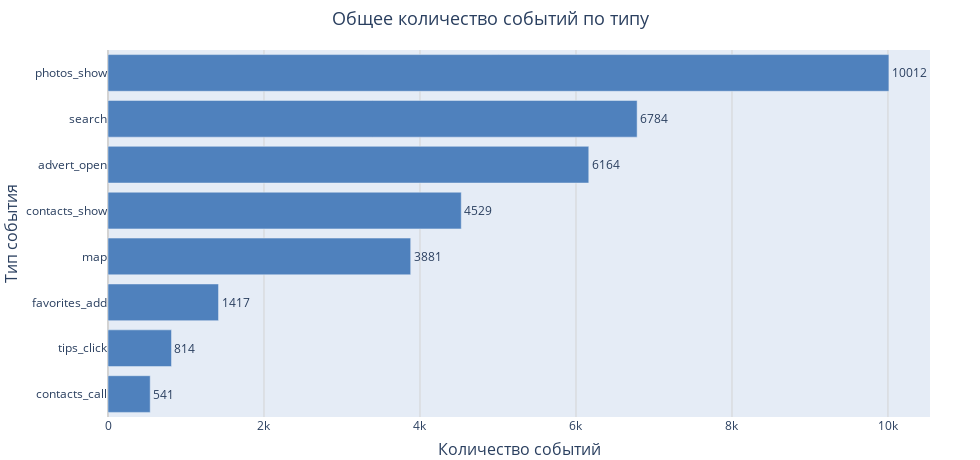

The cell this chart's notebook holds for it:
### Code cell
event_draw = event_draw.drop('tips_show')

bar_drawer(x_data=event_draw['user_id'], y_data=event_draw.index, 
           title='Общее количество событий по типу',
           x_title='Количество событий',
           y_title='Тип события',
           w=980, h=460)

### Figure 1 — Plotly figure (JSON) as saved in the notebook; plotly's stock layout.template omitted (floating-point values rounded to 4 significant figures)
{"data": [{"marker": {"color": "#4F81BD"}, "orientation": "h", "text": [541, 814, 1417, 3881, 4529, 6164, 6784, 10012], "textposition": "outside", "type": "bar", "x": [541, 814, 1417, 3881, 4529, 6164, 6784, 10012], "y": ["contacts_call", "tips_click", "favorites_add", "map", "contacts_show", "advert_open", "search", "photos_show"]}], "layout": {"height": 460, "legend": {"orientation": "h", "x": 0.5, "xanchor": "center"}, "margin": {"b": 0, "l": 50, "r": 50, "t": 50}, "title": {"font": {"size": 18}, "text": "Общее количество событий по типу", "x": 0.5}, "width": 980, "xaxis": {"autorange": true, "gridcolor": "lightgray", "gridwidth": 1, "showgrid": true, "title": {"font": {"size": 16}, "text": "Количество событий"}, "zeroline": true, "zerolinecolor": "lightgray", "zerolinewidth": 2}, "yaxis": {"autorange": true, "gridcolor": "rgb(255, 255, 255)", "gridwidth": 1, "showgrid": false, "title": {"font": {"size": 16}, "text": "Тип события"}, "zeroline": true, "zerolinecolor": "gray", "zerolinewidth": 2}}}
